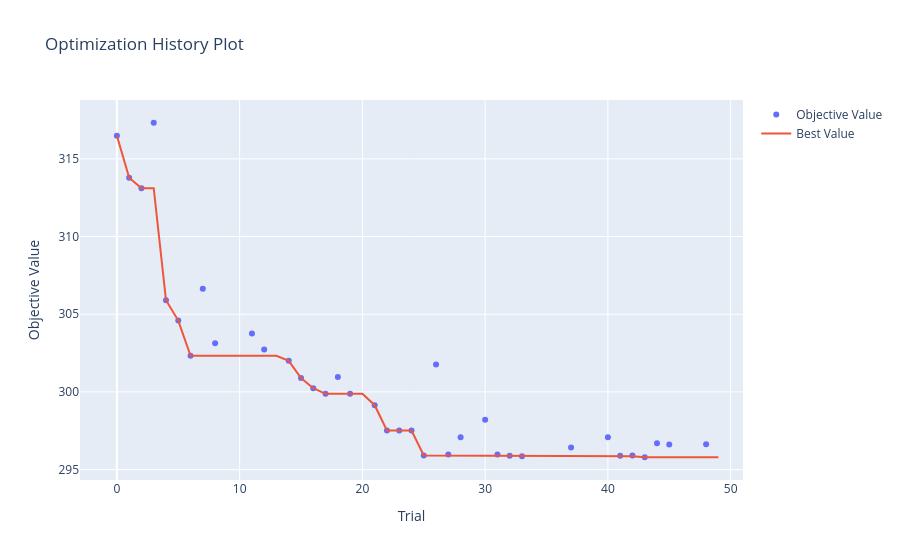

The notebook cell this image was saved under:
### Code cell
fig = plot_optimization_history(study_knn)
fig.show()

### Figure 1 — Plotly figure (JSON) as saved in the notebook; plotly's stock layout.template omitted (floating-point values rounded to 4 significant figures)
{"data": [{"mode": "markers", "name": "Objective Value", "x": [0, 1, 2, 3, 4, 5, 6, 7, 8, 11, 12, 14, 15, 16, 17, 18, 19, 21, 22, 23, 24, 25, 26, 27, 28, 30, 31, 32, 33, 37, 40, 41, 42, 43, 44, 45, 48], "y": [316.5, 313.8, 313.1, 317.3, 305.9, 304.6, 302.3, 306.6, 303.1, 303.8, 302.7, 302.0, 300.9, 300.2, 299.9, 301.0, 299.9, 299.1, 297.5, 297.5, 297.5, 295.9, 301.8, 296.0, 297.1, 298.2, 296.0, 295.9, 295.9, 296.4, 297.1, 295.9, 295.9, 295.8, 296.7, 296.6, 296.6], "type": "scatter"}, {"mode": "lines", "name": "Best Value", "x": [0, 1, 2, 3, 4, 5, 6, 7, 8, 9, 10, 11, 12, 13, 14, 15, 16, 17, 18, 19, 20, 21, 22, 23, 24, 25, 26, 27, 28, 29, 30, 31, 32, 33, 34, 35, 36, 37, 38, 39, 40, 41, 42, 43, 44, 45, 46, 47, 48, 49], "y": [316.5, 313.8, 313.1, 313.1, 305.9, 304.6, 302.3, 302.3, 302.3, 302.3, 302.3, 302.3, 302.3, 302.3, 302.0, 300.9, 300.2, 299.9, 299.9, 299.9, 299.9, 299.1, 297.5, 297.5, 297.5, 295.9, 295.9, 295.9, 295.9, 295.9, 295.9, 295.9, 295.9, 295.9, 295.9, 295.9, 295.9, 295.9, 295.9, 295.9, 295.9, 295.9, 295.9, 295.8, 295.8, 295.8, 295.8, 295.8, 295.8, 295.8], "type": "scatter"}, {"marker": {"color": "#cccccc"}, "mode": "markers", "name": "Infeasible Trial", "showlegend": false, "x": [], "y": [], "type": "scatter"}], "layout": {"title": {"text": "Optimization History Plot"}, "xaxis": {"title": {"text": "Trial"}}, "yaxis": {"title": {"text": "Objective Value"}}}}
